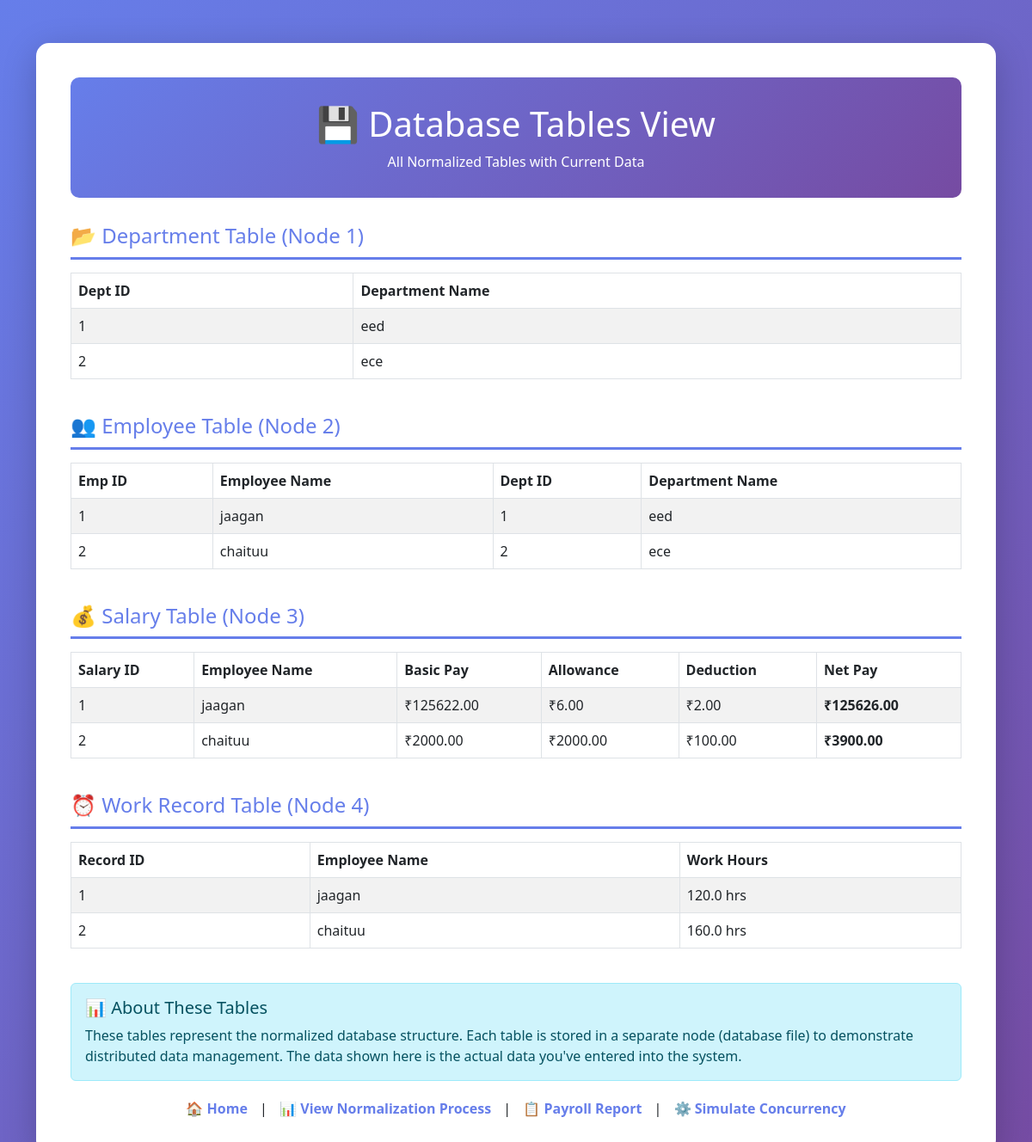
The app's page /database-tables with its own data.
### tables this page shows
CREATE TABLE department (
                dept_id INTEGER PRIMARY KEY AUTOINCREMENT,
                dept_name TEXT UNIQUE NOT NULL
            );

CREATE TABLE employee (
                emp_id INTEGER PRIMARY KEY AUTOINCREMENT,
                emp_name TEXT NOT NULL,
                dept_id INTEGER NOT NULL,
                FOREIGN KEY (dept_id) REFERENCES department(dept_id)
            );

CREATE TABLE salary (
                sal_id INTEGER PRIMARY KEY AUTOINCREMENT,
                emp_id INTEGER NOT NULL,
                basic_pay REAL NOT NULL,
                allowance REAL NOT NULL,
                deduction REAL NOT NULL,
                FOREIGN KEY (emp_id) REFERENCES employee(emp_id)
            );

CREATE TABLE work_record (
                record_id INTEGER PRIMARY KEY AUTOINCREMENT,
                emp_id INTEGER NOT NULL,
                work_hours REAL NOT NULL,
                FOREIGN KEY (emp_id) REFERENCES employee(emp_id)
            );

### main.py (the view)
@app.route('/database-tables')
def database_tables():
    with get_db_connection() as conn:
        cursor = conn.cursor()
        cursor.execute('SELECT * FROM department')
        departments = cursor.fetchall()
        cursor.execute('SELECT e.*, d.dept_name FROM employee e LEFT JOIN department d ON e.dept_id = d.dept_id')
        employees = cursor.fetchall()
        cursor.execute('SELECT s.*, e.emp_name FROM salary s LEFT JOIN employee e ON s.emp_id = e.emp_id')
        salaries = cursor.fetchall()
        cursor.execute('SELECT w.*, e.emp_name FROM work_record w LEFT JOIN employee e ON w.emp_id = e.emp_id')
        work_records = cursor.fetchall()
    return render_template('database_tables.html',
                         departments=departments,
                         employees=employees,
                         salaries=salaries,
                         work_records=work_records)

### main.py (called while the page is built)
@contextmanager
def get_db_connection(db_name=DATABASE):
    conn = sqlite3.connect(db_name, check_same_thread=False, isolation_level='DEFERRED')
    conn.row_factory = sqlite3.Row
    conn.execute('PRAGMA journal_mode=WAL')
    try:
        yield conn
    finally:
        conn.close()

### templates/database_tables.html (shortened to what this page needs)
<!DOCTYPE html>
<html lang="en">
<head>
    <link href="https://cdn.jsdelivr.net/npm/bootstrap@5.3.0/dist/css/bootstrap.min.css" rel="stylesheet">
</head>
<body>
    <div class="container">
        <div class="main-container">
            <div class="page-header">
                <h1>💾 Database Tables View</h1>
                <p class="mb-0">All Normalized Tables with Current Data</p>
            </div>
            <div class="table-section">
                <h4>📂 Department Table (Node 1)</h4>
                {% if departments %}
                <table class="table table-striped table-bordered">
                    <thead>
                        <tr>
                            <th>Dept ID</th>
                            <th>Department Name</th>
                        </tr>
                    </thead>
                    <tbody>
                        {% for dept in departments %}
                        <tr>
                            <td>{{ dept.dept_id }}</td>
                            <td>{{ dept.dept_name }}</td>
                        </tr>
                        {% endfor %}
                    </tbody>
                </table>
                {% else %}
                <div class="empty-state">No departments added yet</div>
                {% endif %}
            </div>
            <div class="table-section">
                <h4>👥 Employee Table (Node 2)</h4>
                {% if employees %}
                <table class="table table-striped table-bordered">
                    <thead>
                        <tr>
                            <th>Emp ID</th>
                            <th>Employee Name</th>
                            <th>Dept ID</th>
                            <th>Department Name</th>
                        </tr>
                    </thead>
                    <tbody>
                        {% for emp in employees %}
                        <tr>
                            <td>{{ emp.emp_id }}</td>
                            <td>{{ emp.emp_name }}</td>
                            <td>{{ emp.dept_id }}</td>
                            <td>{{ emp.dept_name }}</td>
                        </tr>
                        {% endfor %}
                    </tbody>
                </table>
                {% else %}
                <div class="empty-state">No employees added yet</div>
                {% endif %}
            </div>
            <div class="table-section">
                <h4>💰 Salary Table (Node 3)</h4>
                {% if salaries %}
                <table class="table table-striped table-bordered">
                    <thead>
                        <tr>
                            <th>Salary ID</th>
                            <th>Employee Name</th>
                            <th>Basic Pay</th>
                            <th>Allowance</th>
                            <th>Deduction</th>
                            <th>Net Pay</th>
                        </tr>
                    </thead>
                    <tbody>
                        {% for sal in salaries %}
                        <tr>
                            <td>{{ sal.sal_id }}</td>
                            <td>{{ sal.emp_name }}</td>
                            <td>₹{{ "%.2f"|format(sal.basic_pay) }}</td>
                            <td>₹{{ "%.2f"|format(sal.allowance) }}</td>
                            <td>₹{{ "%.2f"|format(sal.deduction) }}</td>
                            <td><strong>₹{{ "%.2f"|format(sal.basic_pay + sal.allowance - sal.deduction) }}</strong></td>
                        </tr>
                        {% endfor %}
                    </tbody>
                </table>
                {% else %}
                <div class="empty-state">No salary records yet</div>
                {% endif %}
            </div>
            <div class="table-section">
                <h4>⏰ Work Record Table (Node 4)</h4>
                {% if work_records %}
                <table class="table table-striped table-bordered">
                    <thead>
                        <tr>
                            <th>Record ID</th>
                            <th>Employee Name</th>
                            <th>Work Hours</th>
                        </tr>
                    </thead>
                    <tbody>
                        {% for work in work_records %}
                        <tr>
                            <td>{{ work.record_id }}</td>
                            <td>{{ work.emp_name }}</td>
                            <td>{{ "%.1f"|format(work.work_hours) }} hrs</td>
                        </tr>
                        {% endfor %}
                    </tbody>
                </table>
                {% else %}
                <div class="empty-state">No work records yet</div>
                {% endif %}
            </div>
            <div class="alert alert-info">
                <h5>📊 About These Tables</h5>
                <p class="mb-0">These tables represent the normalized database structure. Each table is stored in a separate node (database file) to demonstrate distributed data management. The data shown here is the actual data you've entered into the system.</p>
            </div>
            <div class="nav-links">
                <a href="/">🏠 Home</a> |
                <a href="/normalized">📊 View Normalization Process</a> |
                <a href="/report">📋 Payroll Report</a> |
                <a href="/simulate-concurrency">⚙️ Simulate Concurrency</a>
            </div>
        </div>
    </div>
</body>
</html>

### templates/database_tables.html (style rules this page uses)
body { background: linear-gradient(135deg, #667eea 0%, #764ba2 100%); min-height: 100vh; padding: 20px 0; }
.main-container { background: white; border-radius: 15px; box-shadow: 0 10px 40px rgba(0,0,0,0.2); padding: 40px; margin-top: 30px; margin-bottom: 30px; }
.page-header { background: linear-gradient(135deg, #667eea 0%, #764ba2 100%); color: white; padding: 30px; border-radius: 10px; margin-bottom: 30px; text-align: center; }
.table-section { margin-bottom: 40px; }
.table-section h4 { color: #667eea; margin-bottom: 15px; padding-bottom: 10px; border-bottom: 3px solid #667eea; }
.table thead { background: #667eea; color: white; }
.nav-links { margin-top: 20px; text-align: center; }
.nav-links a { margin: 0 10px; color: #667eea; text-decoration: none; font-weight: 600; }

### records on screen
department: dept_id "1", dept_name "eed"
department: dept_id "2", dept_name "ece"
employee: emp_id "1", emp_name "jaagan", dept_id "1", dept_name "eed"
employee: emp_id "2", emp_name "chaituu", dept_id "2", dept_name "ece"
salary: sal_id "1", emp_name "jaagan", basic_pay "125622.00", allowance "6.00", deduction "2.00", sal.basic_pay+sal.allowance-sal.deduction "125626.00"
salary: sal_id "2", emp_name "chaituu", basic_pay "2000.00", allowance "2000.00", deduction "100.00", sal.basic_pay+sal.allowance-sal.deduction "3900.00"
work_record: record_id "1", emp_name "jaagan", work_hours "120.0"
work_record: record_id "2", emp_name "chaituu", work_hours "160.0"
